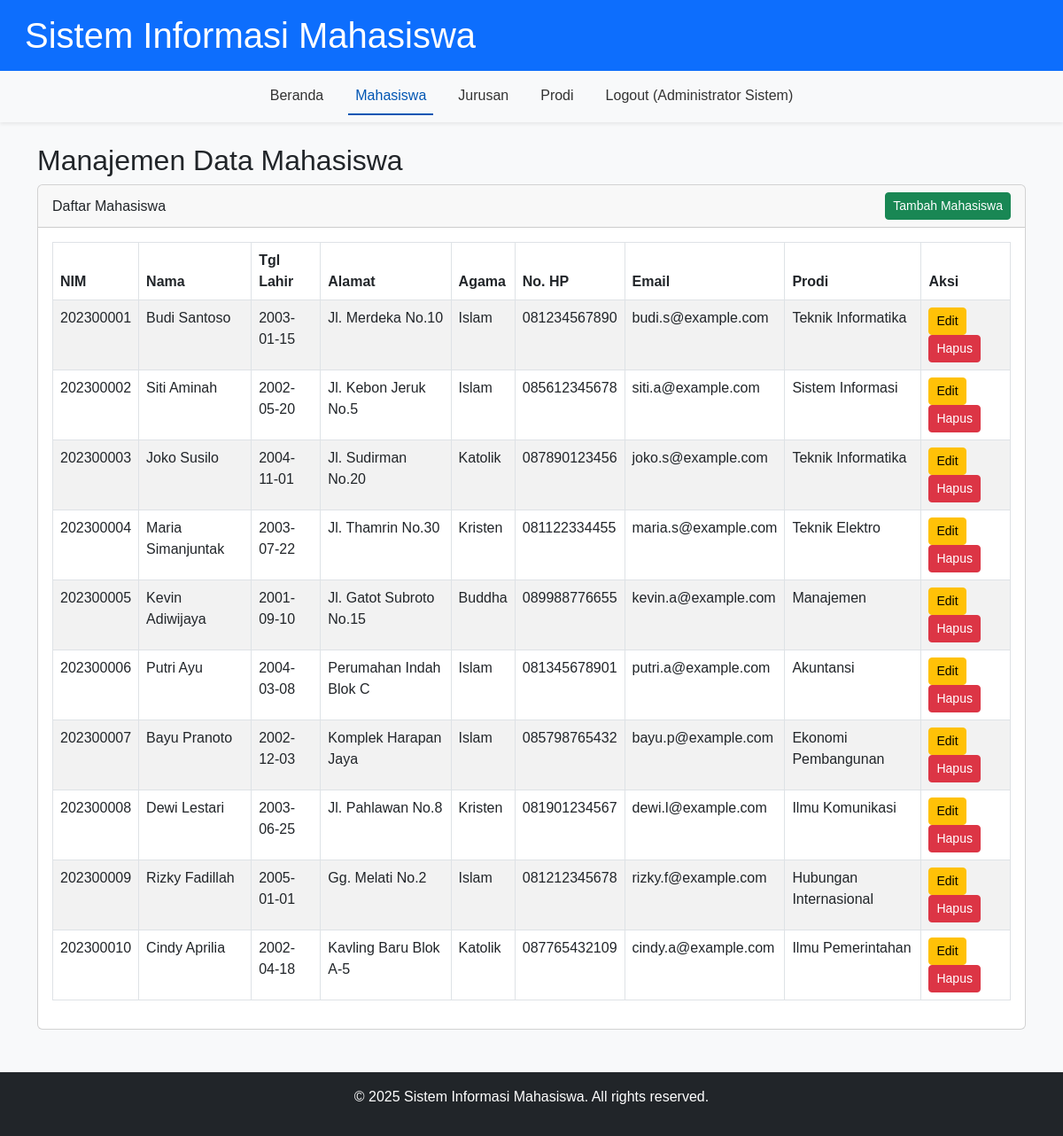
Page /mahasiswa.php (signed in) on the committed database.
### tables this page shows
CREATE TABLE `users` (
  `userId` varchar(30) NOT NULL,
  `passw` varchar(100) NOT NULL,
  `nama` varchar(50) NOT NULL
);

CREATE TABLE `mahasiswa` (
  `nim` varchar(9) NOT NULL,
  `nama` varchar(50) NOT NULL,
  `tgl_lahir` date DEFAULT NULL,
  `alamat` varchar(150) DEFAULT NULL,
  `agama` varchar(1) DEFAULT NULL COMMENT 'A=Islam, B=Kristen, C=Katolik, D=Hindu, E=Buddha, F=Konghucu',
  `no_hp` varchar(15) DEFAULT NULL,
  `email` varchar(100) DEFAULT NULL,
  `id_prodi` int(2) DEFAULT NULL
);

CREATE TABLE `prodi` (
  `id_prodi` int(2) NOT NULL,
  `nama_prodi` varchar(40) NOT NULL,
  `id_jurusan` int(2) NOT NULL
);

### functions.php (called while the page is built, shortened)
<?php
function is_logged_in() {
    return isset($_SESSION['user_id']);
}
function get_current_user_name() {
    global $conn;
    if (is_logged_in()) {
        $stmt = $conn->prepare("SELECT nama FROM users WHERE userId = ?");
        $stmt->bind_param("s", $_SESSION['user_id']);
        $stmt->execute();
        $result = $stmt->get_result();
        if ($result->num_rows === 1) {
            $row = $result->fetch_assoc();
            return $row['nama'];
        }
    }
    return 'Tamu';
}
?>

### mahasiswa.php (the view, shortened to what this page needs)
<?php
include 'config.php';
include 'functions.php';
include 'header.php';
?>
<h2>Manajemen Data Mahasiswa</h2>
<div class="card">
    <div class="card-header d-flex justify-content-between align-items-center">
        Daftar Mahasiswa
        <a href="mahasiswa.php?action=add" class="btn btn-success btn-sm">Tambah Mahasiswa</a>
    </div>
    <div class="card-body">
        <div class="table-responsive">
            <table class="table table-bordered table-striped">
                <thead>
                    <tr>
                        <th>NIM</th>
                        <th>Nama</th>
                        <th>Tgl Lahir</th>
                        <th>Alamat</th>
                        <th>Agama</th>
                        <th>No. HP</th>
                        <th>Email</th>
                        <th>Prodi</th>
                        <th>Aksi</th>
                    </tr>
                </thead>
                <tbody>
                    <?php
                    $sql = "SELECT m.*, p.nama_prodi FROM mahasiswa m JOIN prodi p ON m.id_prodi = p.id_prodi ORDER BY m.nim ASC";
                    $result = $conn->query($sql);
                    if ($result->num_rows > 0) {
                        while ($row = $result->fetch_assoc()) {
                            $agama_text = '';
                            switch($row['agama']) {
                                case 'A': $agama_text = 'Islam'; break;
                                case 'B': $agama_text = 'Kristen'; break;
                                case 'C': $agama_text = 'Katolik'; break;
                                case 'E': $agama_text = 'Buddha'; break;
                            }
                            ?>
                            <tr>
                                <td><?= htmlspecialchars($row['nim']) ?></td>
                                <td><?= htmlspecialchars($row['nama']) ?></td>
                                <td><?= htmlspecialchars($row['tgl_lahir']) ?></td>
                                <td><?= htmlspecialchars($row['alamat']) ?></td>
                                <td><?= htmlspecialchars($agama_text) ?></td>
                                <td><?= htmlspecialchars($row['no_hp']) ?></td>
                                <td><?= htmlspecialchars($row['email']) ?></td>
                                <td><?= htmlspecialchars($row['nama_prodi']) ?></td>
                                <td>
                                    <a href="mahasiswa.php?action=edit&nim=<?= urlencode($row['nim']) ?>" class="btn btn-warning btn-sm me-1">Edit</a>
                                    <a href="mahasiswa.php?action=delete&nim=<?= urlencode($row['nim']) ?>" class="btn btn-danger btn-sm" onclick="return confirm('Apakah Anda yakin ingin menghapus data ini?');">Hapus</a>
                                </td>
                            </tr>
                            <?php
                        }
                    } else {
                        echo "<tr><td colspan='9' class='text-center'>Tidak ada data mahasiswa.</td></tr>";
                    }
                    ?>
                </tbody>
            </table>
        </div>
    </div>
</div>
<?php
include 'footer.php';
?>

### header.php (shortened to what this page needs)
<!DOCTYPE html>
<html lang="id">
<head>
    <link href="https://cdn.jsdelivr.net/npm/bootstrap@5.3.0/dist/css/bootstrap.min.css" rel="stylesheet">
    <link rel="stylesheet" href="https://cdnjs.cloudflare.com/ajax/libs/font-awesome/6.0.0-beta3/css/all.min.css">
    <link rel="stylesheet" href="style.css">
</head>
<body>
    <header class="bg-primary text-white p-3">
        <div class="container-fluid">
            <h1 class="mb-0">Sistem Informasi Mahasiswa</h1>
        </div>
    </header>
    <nav class="navbar navbar-expand-lg navbar-light bg-light shadow-sm">
        <div class="container-fluid">
            <div class="collapse navbar-collapse" id="navbarNav">
                <ul class="navbar-nav mx-auto">
                    <li class="nav-item">
                        <a class="nav-link <?= (basename($_SERVER['PHP_SELF']) == 'dashboard.php') ? 'active' : '' ?>" href="dashboard.php">Beranda</a>
                    </li>
                    <li class="nav-item">
                        <a class="nav-link <?= (basename($_SERVER['PHP_SELF']) == 'mahasiswa.php') ? 'active' : '' ?>" href="mahasiswa.php">Mahasiswa</a>
                    </li>
                    <li class="nav-item">
                        <a class="nav-link <?= (basename($_SERVER['PHP_SELF']) == 'jurusan.php') ? 'active' : '' ?>" href="jurusan.php">Jurusan</a>
                    </li>
                    <li class="nav-item">
                        <a class="nav-link <?= (basename($_SERVER['PHP_SELF']) == 'prodi.php') ? 'active' : '' ?>" href="prodi.php">Prodi</a>
                    </li>
                    <li class="nav-item">
                        <a class="nav-link" href="logout.php">Logout (<?= get_current_user_name() ?>)</a>
                    </li>
                </ul>
            </div>
        </div>
    </nav>
    <main class="container mt-4 mb-5">

### footer.php (shortened to what this page needs)
</main>
    <footer class="bg-dark text-white text-center p-3 mt-auto">
        <div class="container-fluid">
            <p>&copy; 2025 Sistem Informasi Mahasiswa. All rights reserved.</p>
        </div>
    </footer>
</body>
</html>

### style.css (style rules this page uses)
body { display: flex; flex-direction: column; min-height: 100vh; font-family: Arial, sans-serif; background-color: #f8f9fa; }
header { background-color: #0056b3 !important; }
.navbar-nav .nav-link { color: #333; font-weight: 500; margin: 0 10px; }
.navbar-nav .nav-link.active, .navbar-nav .nav-link:hover { color: #0056b3; border-bottom: 2px solid #0056b3; }
footer { background-color: #212529 !important; color: #fff; padding: 20px 0; }

### rows in the picture
users: nama "Administrator Sistem"
mahasiswa: nim "202300001", nama "Budi Santoso", tgl_lahir "2003-01-15", alamat "Jl. Merdeka No.10", agama "Islam", no_hp "081234567890", email "budi.s@example.com", id_prodi.nama_prodi "Teknik Informatika"
mahasiswa: nim "202300002", nama "Siti Aminah", tgl_lahir "2002-05-20", alamat "Jl. Kebon Jeruk No.5", agama "Islam", no_hp "085612345678", email "siti.a@example.com", id_prodi.nama_prodi "Sistem Informasi"
mahasiswa: nim "202300003", nama "Joko Susilo", tgl_lahir "2004-11-01", alamat "Jl. Sudirman No.20", agama "Katolik", no_hp "087890123456", email "joko.s@example.com", id_prodi.nama_prodi "Teknik Informatika"
mahasiswa: nim "202300004", nama "Maria Simanjuntak", tgl_lahir "2003-07-22", alamat "Jl. Thamrin No.30", agama "Kristen", no_hp "081122334455", email "maria.s@example.com", id_prodi.nama_prodi "Teknik Elektro"
mahasiswa: nim "202300005", nama "Kevin Adiwijaya", tgl_lahir "2001-09-10", alamat "Jl. Gatot Subroto No.15", agama "Buddha", no_hp "089988776655", email "kevin.a@example.com", id_prodi.nama_prodi "Manajemen"
mahasiswa: nim "202300006", nama "Putri Ayu", tgl_lahir "2004-03-08", alamat "Perumahan Indah Blok C", agama "Islam", no_hp "081345678901", email "putri.a@example.com", id_prodi.nama_prodi "Akuntansi"
mahasiswa: nim "202300007", nama "Bayu Pranoto", tgl_lahir "2002-12-03", alamat "Komplek Harapan Jaya", agama "Islam", no_hp "085798765432", email "bayu.p@example.com", id_prodi.nama_prodi "Ekonomi Pembangunan"
mahasiswa: nim "202300008", nama "Dewi Lestari", tgl_lahir "2003-06-25", alamat "Jl. Pahlawan No.8", agama "Kristen", no_hp "081901234567", email "dewi.l@example.com", id_prodi.nama_prodi "Ilmu Komunikasi"
mahasiswa: nim "202300009", nama "Rizky Fadillah", tgl_lahir "2005-01-01", alamat "Gg. Melati No.2", agama "Islam", no_hp "081212345678", email "rizky.f@example.com", id_prodi.nama_prodi "Hubungan Internasional"
mahasiswa: nim "202300010", nama "Cindy Aprilia", tgl_lahir "2002-04-18", alamat "Kavling Baru Blok A-5", agama "Katolik", no_hp "087765432109", email "cindy.a@example.com", id_prodi.nama_prodi "Ilmu Pemerintahan"
